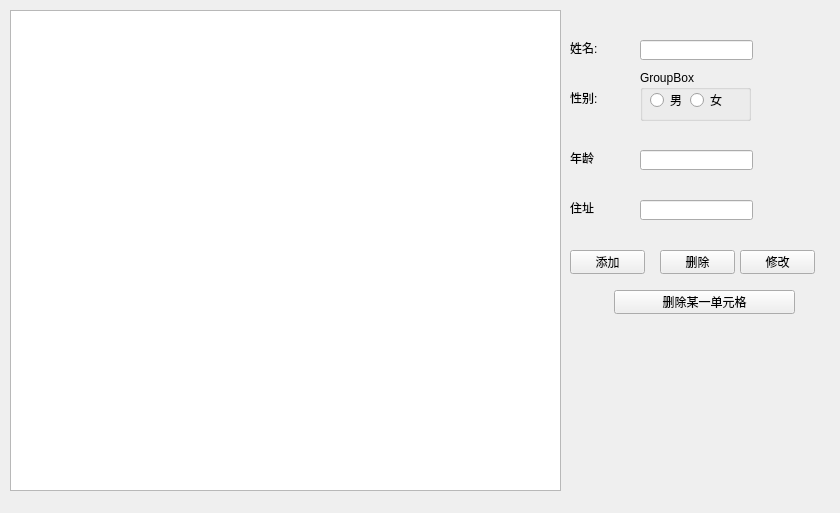
<?xml version="1.0" encoding="UTF-8"?>
<ui version="4.0">
 <class>QtWidgetsApplication2Class</class>
 <widget class="QMainWindow" name="QtWidgetsApplication2Class">
  <property name="geometry">
   <rect>
    <x>0</x>
    <y>0</y>
    <width>840</width>
    <height>513</height>
   </rect>
  </property>
  <property name="windowTitle">
   <string>QtWidgetsApplication2</string>
  </property>
  <widget class="QWidget" name="centralWidget">
   <widget class="QTableWidget" name="tableWidget">
    <property name="geometry">
     <rect>
      <x>10</x>
      <y>10</y>
      <width>551</width>
      <height>481</height>
     </rect>
    </property>
   </widget>
   <widget class="QLabel" name="label_name">
    <property name="geometry">
     <rect>
      <x>570</x>
      <y>40</y>
      <width>54</width>
      <height>16</height>
     </rect>
    </property>
    <property name="text">
     <string>姓名:</string>
    </property>
   </widget>
   <widget class="QLineEdit" name="lineEdit_name">
    <property name="geometry">
     <rect>
      <x>640</x>
      <y>40</y>
      <width>113</width>
      <height>20</height>
     </rect>
    </property>
   </widget>
   <widget class="QLabel" name="label_sex">
    <property name="geometry">
     <rect>
      <x>570</x>
      <y>90</y>
      <width>54</width>
      <height>16</height>
     </rect>
    </property>
    <property name="text">
     <string>性别:</string>
    </property>
   </widget>
   <widget class="QLabel" name="label_age">
    <property name="geometry">
     <rect>
      <x>570</x>
      <y>150</y>
      <width>54</width>
      <height>16</height>
     </rect>
    </property>
    <property name="text">
     <string>年龄</string>
    </property>
   </widget>
   <widget class="QLabel" name="label_address">
    <property name="geometry">
     <rect>
      <x>570</x>
      <y>200</y>
      <width>54</width>
      <height>16</height>
     </rect>
    </property>
    <property name="text">
     <string>住址</string>
    </property>
   </widget>
   <widget class="QGroupBox" name="groupBox">
    <property name="geometry">
     <rect>
      <x>640</x>
      <y>70</y>
      <width>111</width>
      <height>51</height>
     </rect>
    </property>
    <property name="title">
     <string>GroupBox</string>
    </property>
    <widget class="QRadioButton" name="rbn_male">
     <property name="geometry">
      <rect>
       <x>10</x>
       <y>20</y>
       <width>31</width>
       <height>20</height>
      </rect>
     </property>
     <property name="text">
      <string>男</string>
     </property>
    </widget>
    <widget class="QRadioButton" name="rbn_female">
     <property name="geometry">
      <rect>
       <x>50</x>
       <y>20</y>
       <width>41</width>
       <height>20</height>
      </rect>
     </property>
     <property name="text">
      <string>女</string>
     </property>
    </widget>
   </widget>
   <widget class="QLineEdit" name="lineEdit_age">
    <property name="geometry">
     <rect>
      <x>640</x>
      <y>150</y>
      <width>113</width>
      <height>20</height>
     </rect>
    </property>
   </widget>
   <widget class="QLineEdit" name="lineEdit_address">
    <property name="geometry">
     <rect>
      <x>640</x>
      <y>200</y>
      <width>113</width>
      <height>20</height>
     </rect>
    </property>
   </widget>
   <widget class="QPushButton" name="pbn_add">
    <property name="geometry">
     <rect>
      <x>570</x>
      <y>250</y>
      <width>75</width>
      <height>24</height>
     </rect>
    </property>
    <property name="text">
     <string>添加</string>
    </property>
   </widget>
   <widget class="QPushButton" name="pbn_del">
    <property name="geometry">
     <rect>
      <x>660</x>
      <y>250</y>
      <width>75</width>
      <height>24</height>
     </rect>
    </property>
    <property name="text">
     <string>删除</string>
    </property>
   </widget>
   <widget class="QPushButton" name="pbn_alter">
    <property name="geometry">
     <rect>
      <x>740</x>
      <y>250</y>
      <width>75</width>
      <height>24</height>
     </rect>
    </property>
    <property name="text">
     <string>修改</string>
    </property>
   </widget>
   <widget class="QPushButton" name="pushButton_4">
    <property name="geometry">
     <rect>
      <x>614</x>
      <y>290</y>
      <width>181</width>
      <height>24</height>
     </rect>
    </property>
    <property name="text">
     <string>删除某一单元格</string>
    </property>
   </widget>
  </widget>
 </widget>
 <layoutdefault spacing="6" margin="11"/>
 <resources>
  <include location="QtWidgetsApplication2.qrc"/>
 </resources>
 <connections/>
</ui>
